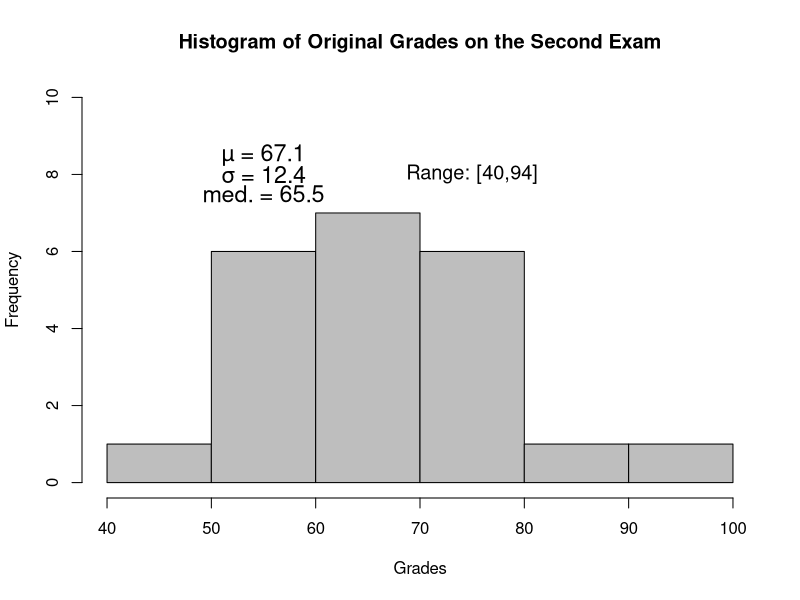
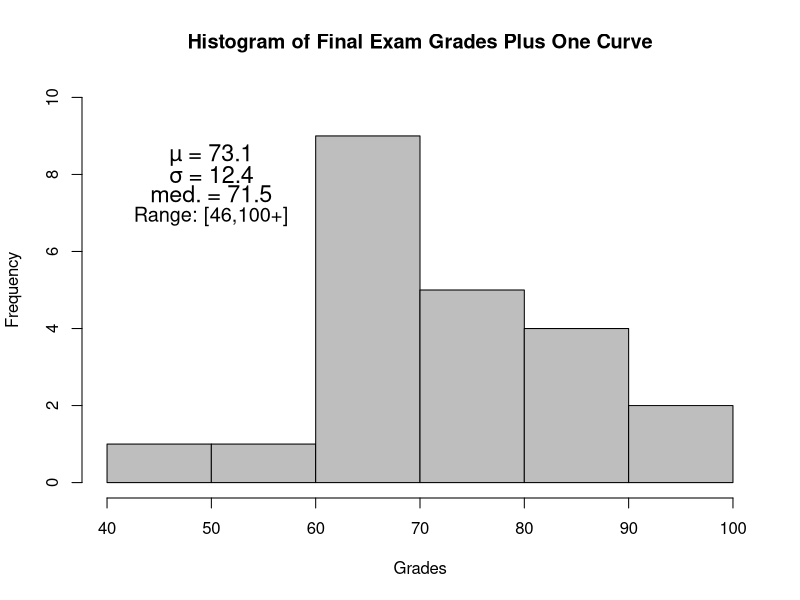
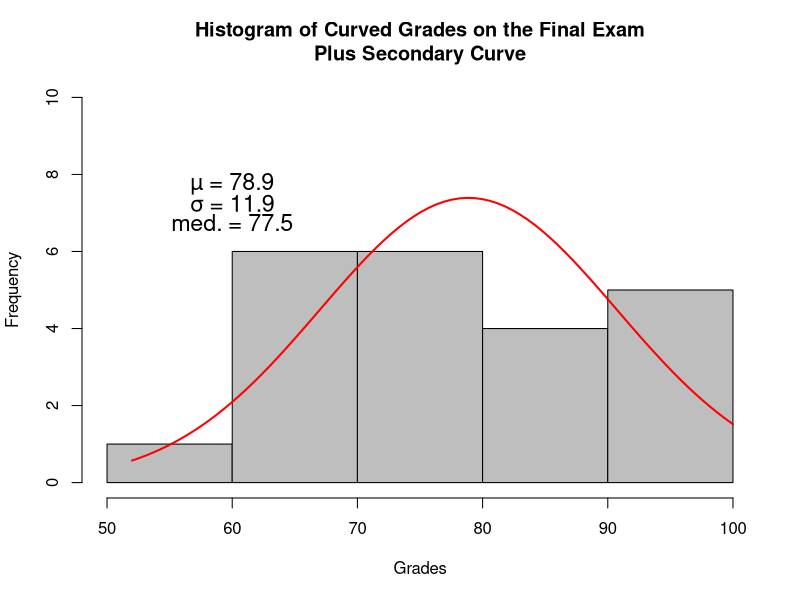
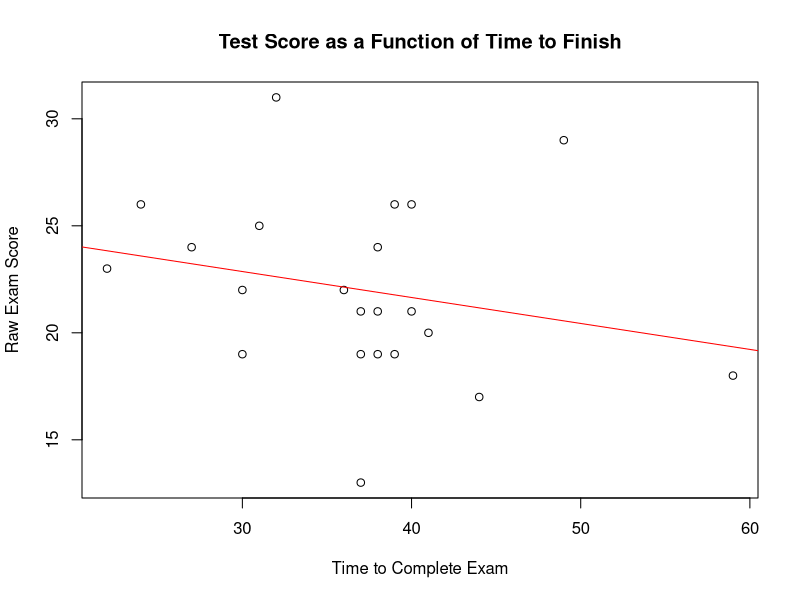

The R script that drew these images, in order:
# A nice small script to provide some graphic insight to test grade distributions.

library(foreign)

fontsize=10

# A function to draw a distribution normal curve over the histogram:
# (Thanks to Peter Dalgaard)
addNorm <- function(data,color,linewidth) {	
	xfit<-seq(min(data),max(data),length=80)
	yfit<-dnorm(xfit,mean=mean(data),sd=sd(data))
	yfit <- yfit*diff(h$mids[1:2])*length(data)
	lines(xfit, yfit, col=color, lwd=linewidth) 
return;
}

addText <- function(xcoord,ycoord,avg,sd,med) {
	text(xcoord,ycoord,labels=paste("µ = ",avg,sep=""), cex=1.4)
	text(xcoord,(ycoord-0.5),labels=paste("σ = ",sd,sep=""),cex=1.4)
	text(xcoord,(ycoord-1.0),labels=paste("med. = ",med,sep=""),cex=1.4)
return;	
}

flatTop <- function(datavector,topofrange) {
	for(i in 1:length(datavector)) {
		if (datavector[i]>topofrange) { datavector[i]=topofrange }
	}
return(datavector);	
}

######################################################################
# Now to the work:
######################################################################

# get grades for the first exam:
grades<-read.table("secondtest.csv", sep = "\t", header=TRUE, fill=TRUE)
attach(grades)

# Create summary statistics for Exam 1 raw values:
minimum=min(Exam2PCT)
maximum=max(Exam2PCT)
avg<-round(mean((Exam2PCT)),digits=1)
sd<-round(sd(Exam2PCT),digits=1)
mediangrade<-median(Exam2PCT)

firstCurve <- 6
secondCurve <- 6

png(filename="test2rawhistogram.png", res=300, bg="white", type="quartz", pointsize=fontsize, width=6, height=6, units="in")

# Histogram
h<-hist(Exam2PCT,breaks=5,col="gray", main="Histogram of Original Grades on the Second Exam", cex=1.0, xlab="Grades", ylim=c(0,10))

# Annotation text:
addText(xcoord=55,ycoord=8.5,avg=avg,sd=sd,med=mediangrade)
text(75,8.0,labels=paste(paste(paste("Range: [",minimum,sep=""),maximum,sep=","),"]",sep=""),cex=1.2)
#text(50,6.75,labels=paste("Raw Min = ",minimum,sep=""),cex=1.4)
#text(50,6.25,labels=paste("Raw Max = ",maximum,sep=""),cex=1.4)

dev.off()


# Second Histogram

png(filename="test2histogram.png", res=300, bg="white", type="quartz", pointsize=fontsize, width=6, height=6, units="in")

curved<-flatTop((grades$Exam2PCT+firstCurve),100)
avg<-round(mean((curved)),digits=1)
sd<-round(sd(curved),digits=1)
mediangrade<-median(curved)
minimum=min(curved)
maximum=max(curved)

h<-hist(curved,breaks=5,col="gray", main="Histogram of Final Exam Grades Plus One Curve", cex=1.0, xlab="Grades", ylim=c(0,10))

# Normal Curve (note--doesn't care if the distribution is not normal):
#addNorm(data=ComputedScore,color="red",linewidth=2)

# Annotation text:
addText(xcoord=50,ycoord=8.5,avg=avg,sd=sd,med=mediangrade)
text(50,6.9,labels=paste(paste(paste("Range: [",minimum,sep=""),maximum,sep=","),"+]",sep=""),cex=1.2)
#text(50,6.75,labels=paste("Raw Min = ",minimum,sep=""),cex=1.4)
#text(50,6.25,labels=paste("Raw Max = ",maximum,sep=""),cex=1.4)

dev.off()


# Last Histogram:

DoubleCurve<-(Exam2PCT+firstCurve+secondCurve)

set1<-flatTop(DoubleCurve,100)
avg<-round(mean((set1)),digits=1)
sd<-round(sd(set1),digits=1)
mediangrade<-median(set1)

png(filename="test2histogram_withnormal.png", res=300, bg="white", type="quartz", pointsize=fontsize, width=6, height=6, units="in")

# Draw histogram
h<-hist(set1,breaks=5,col="gray", main="Histogram of Curved Grades on the Final Exam\nPlus Secondary Curve", cex=1.0, xlab="Grades", ylim=c(0,10))

# Normal Curve (note--doesn't care if the distribution is not normal):
addNorm(data=set1,color="red",linewidth=2)

# Annotation text:
addText(xcoord=60,ycoord=7.75,avg=avg,sd=sd,med=mediangrade)
#text(60,6.75,labels=paste(paste(paste("Raw Range: [",minimum,sep=""),maximum,sep=","),"]",sep=""),cex=1.2)

dev.off()

# Time to complete the exam: did it affect scores at all?

png(filename="test2timescatterplot.png", res=300, bg="white", type="quartz", pointsize=fontsize, width=6,height=6,units="in")

grades$time<-(grades$TimeTurnedIn-1200)
# for tests less than two hours long:
for(i in 1:length(grades$time)){if (grades$time[i]>=100){grades$time[i]<-grades$time[i]-40} }
plot(grades$time,grades$Exam2RAW,xlab="Time to Complete Exam",ylab="Raw Exam Score",main="Test Score as a Function of Time to Finish")
gradetime<-lm(grades$Exam2RAW~grades$time, data=grades)
abline(gradetime,col="red")

dev.off()


detach(grades)

# EOF
